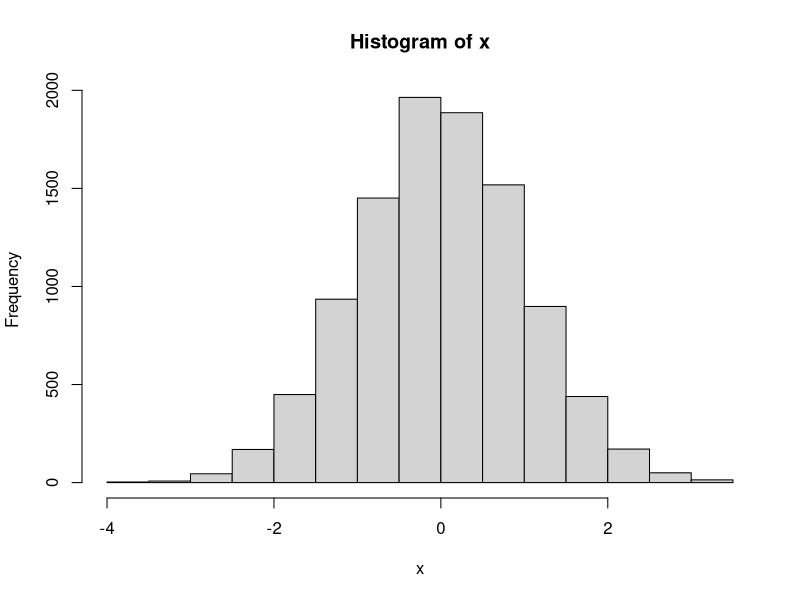
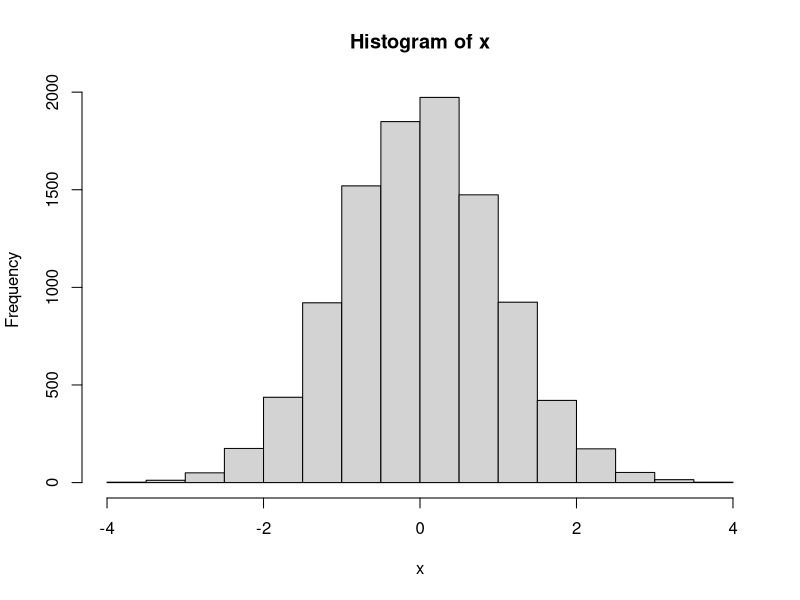

Generate these figures, in order, with R:
#Declaring Variables
set.seed(4901)
n = 10000
u1 = runif(n)
u2 = runif(n)
x1 = 1:n
x2 = 1:n
#Functions
  square.cos<- function(u1,u2){
    sqrt(-2*log(u1))*cos(2*pi*u2)
  }
  square.sin<- function(u1,u2){
    sqrt(-2*log(u1))*sin(2*pi*u2)
  }
  plot.it<- function(x){
    hist(x)
  }
  sum.it<-function(x1){
    sum(x1<=1.96)/n
  }
#Calling Function  
  x1 = square.cos(u1,u2)
  x2 = square.sin(u1,u2)
#Plotting X1 and X2
  plot.it(x1)
  plot.it(x2)
#Calculating Mean
  cat("Mean X1:",mean(x1))
  cat("Mean X2:",mean(x2))
#Calculating the Standard Deviation
  cat("SD for X1:",sd(x1))
  cat("SD for X2:",sd(x2))
#OTher operations
  cat("COV:", cov(x1,x2))
  sum = sum.it(x1)
  cat("SUM:", sum)

